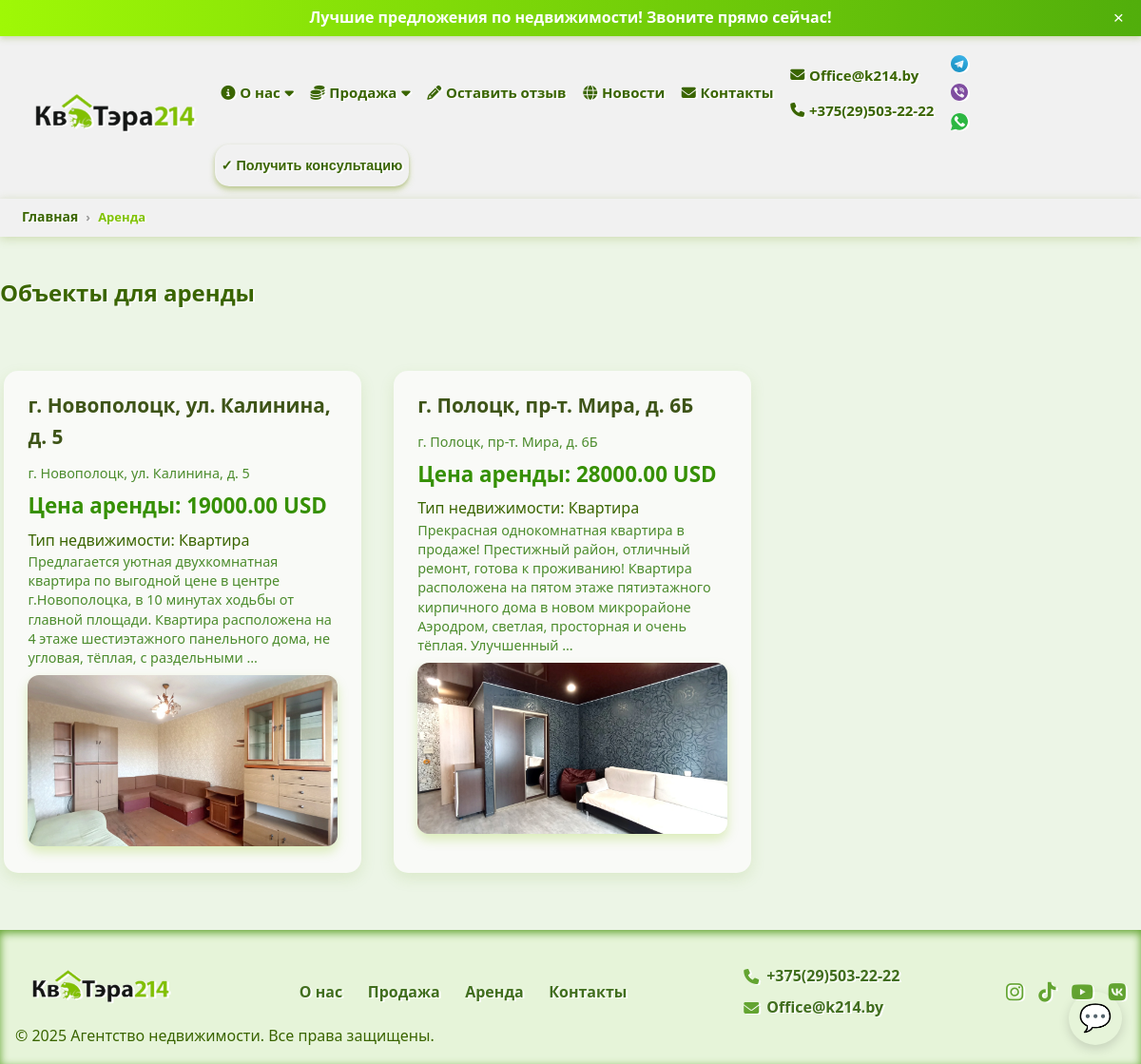
The app's page /rent/ with its own data.
### webapp/models.py (models this page shows, shortened)
class Contact(models.Model):
    name = models.CharField(max_length=255)
    phone = models.CharField(max_length=20, default='phone')
    phone_two = models.CharField(max_length=20, default='phone')
    email = models.EmailField()
    class Meta:
        verbose_name = "Контакт"
        verbose_name_plural = "Контакты"

class Messengers(models.Model):
    contact = models.ForeignKey(Contact, related_name='messengers', on_delete=models.CASCADE)
    name = models.CharField(max_length=100)
    url = models.URLField()
    icon_svg = models.FileField(upload_to='messenger_svgs/', blank=True, null=True, help_text='SVG файл иконки')
    is_had = models.BooleanField(default=True, verbose_name="В верхнее меню")
    class Meta:
        verbose_name = "Мессенджеры"
        verbose_name_plural = "Мессенджеры"

class Property(models.Model):
    CURRENCY_CHOICES = [
        ('USD', 'USD'),
        ('BYN', 'BYN'),
    ]
    name = models.CharField(max_length=255, verbose_name="Имя/Адрес")
    slug = models.SlugField(max_length=255, unique=True, blank=True, null=True, verbose_name="Для адресной строки ЮРЛ")
    city_name = models.CharField(max_length=255, default='город', verbose_name="Город")
    description = models.TextField(verbose_name="Описание")
    notes = models.TextField(default='Примечание', verbose_name="Примечание")
    address = models.CharField(max_length=500, verbose_name="Адрес")
    price = models.DecimalField(max_digits=12, decimal_places=2, verbose_name="Цена")
    floor = models.TextField(help_text='Этаж', verbose_name="Этаж", default=0)
    many_rooms = models.TextField(help_text='Сколько комнат', verbose_name="Сколько комнат", default=0)
    area = models.FloatField(help_text='Площадь в квадратных метрах', verbose_name="Полщадь м/кв")
    area_ga = models.FloatField(help_text='Площадь в гектарах/сотках', verbose_name="Площадь в гектарах/сотках", null=True, blank=True)
    date_posted = models.DateField(auto_now_add=True, verbose_name="Дата добавления")
    is_sale = models.BooleanField(default=True, verbose_name="Продается")
    is_top_ten = models.BooleanField(default=True, verbose_name="Топ 10")
    is_commercial = models.BooleanField(default=True, verbose_name="Коммерческая")
    is_rent = models.BooleanField(default=True, verbose_name="Сдается в аренду")
    is_active_new = models.BooleanField(default=True, verbose_name="Новое объявление")
    is_active_house = models.BooleanField(default=True, verbose_name="Дом")
    is_active_country_house = models.BooleanField(default=True, verbose_name="Загородный дом")
    is_active_apartment = models.BooleanField(default=True, verbose_name="Квартира")
    is_active_sold = models.BooleanField(default=False, verbose_name="Продан")
    contacts = models.ManyToManyField('Contact', related_name='properties', verbose_name="Контакты")
    currency = models.CharField(max_length=3, choices=[('USD', 'USD'), ('BYN', 'BYN')], default='USD', verbose_name="Валюта")
    class Meta:
        verbose_name = "Объекты"
        verbose_name_plural = "Объекты"

class PropertyPhoto(models.Model):
    property = models.ForeignKey(Property, related_name='photos', on_delete=models.CASCADE)
    photo = models.ImageField(upload_to='property_photos/')
    alt_text = models.CharField(max_length=255, blank=True)

class SocialNetwork(models.Model):
    contact = models.ForeignKey(Contact, related_name='social_networks', on_delete=models.CASCADE)
    name = models.CharField(max_length=100)
    url = models.URLField()
    icon = models.CharField(max_length=100, help_text='Название иконки (например, fa-facebook) или путь')
    is_had = models.BooleanField(default=True, verbose_name="В верхнее меню")
    class Meta:
        verbose_name = "Соц сети"
        verbose_name_plural = "Соц сети"

### webapp/views.py (the view, shortened to what this page needs)
# urls.py: path('rent/', views.rent, name='rent'),
def rent(request):
    properties = Property.objects.filter(is_rent=True)  # добавляем фильтр по аренде
    property_types = request.GET.getlist('property_type')
    direction = request.GET.get('direction', '').strip()
    if direction:
        properties = properties.filter(address__icontains=direction)
    price_min = request.GET.get('price_min')
    if price_min:
        try:
            price_min = float(price_min)
            properties = properties.filter(price__gte=price_min)
        except (ValueError, TypeError):
            pass
    price_max = request.GET.get('price_max')
    if price_max:
        try:
            price_max = float(price_max)
            properties = properties.filter(price__lte=price_max)
        except (ValueError, TypeError):
            pass
    currency = request.GET.get('currency')
    if currency in dict(Property.CURRENCY_CHOICES).keys():
        properties = properties.filter(currency=currency.upper())
    context = {
        'properties': properties,
    }
    return render(request, 'webapp/rent_page.html', context)

### webapp/context_processors.py (called while the page is built)
def contact_data(request):
    contact = Contact.objects.prefetch_related('social_networks', 'messengers').first()
    if contact:
        social_networks = contact.social_networks.filter(is_had=True)
        messengers = contact.messengers.filter(is_had=True)
    else:
        social_networks = []
        messengers = []
    return {
        'contact': contact,
        'social_networks': social_networks,
        'messengers': messengers,
    }

### webapp/templates/webapp/rent_page.html (shortened to what this page needs)
{% extends 'main/base.html' %}
{% load static %}
{% block content %}
    <nav class="breadcrumb-container" aria-label="breadcrumb">
        <ol class="breadcrumb-list">
            <li class="breadcrumb-item">
                <a href="{% url 'index' %}" class="nav-link">Главная</a>
            </li>
            <li class="breadcrumb-item active" aria-current="page">Аренда</li>
        </ol>
    </nav>
    <section>
        <div class="rent-container">
            <h1 class="page-title">Объекты для аренды</h1>
            {% if properties %}
                <div class="properties-list">
                    {% for property in properties %}
                        <div class="property-card">
                            <h2 class="property-name">
                                <a href="{% url 'rent_single' property.slug %}">{{ property.name }}</a>
                            </h2>
                            <p class="property-address">{{ property.address }}</p>
                            <p class="property-price">Цена аренды: {{ property.price }} USD</p>
                            <p class="property-type">
                                Тип недвижимости:
                                {% if property.is_active_apartment %}
                                    Квартира
                                {% elif property.is_active_house %}
                                    Дом
                                {% elif property.is_active_country_house %}
                                    Дача
                                {% elif property.is_active_new %}
                                    Новостройка
                                {% elif property.is_active_sold %}
                                    Продано
                                {% else %}
                                    Другой тип
                                {% endif %}
                            </p>
                            <p class="property-description">{{ property.description|truncatewords:30 }}</p>
                            <a href="{% url 'rent_single' property.slug %}">
                                {% if property.photos.all %}
                                    <div class="property-photos">
                                        <img src="{{ property.photos.all.0.photo.url }}"
                                             alt="{{ property.photos.all.0.alt_text }}"
                                             class="property-main-photo"/>
                                    </div>
                                {% endif %}
                            </a>
                        </div>
                    {% endfor %}
                </div>
            {% endif %}
        </div>
    </section>
{% endblock %}

### templates/main/base.html (shortened to what this page needs)
{% load static %}
<!DOCTYPE html>
<html lang="ru">
<head>
    <link href="https://cdnjs.cloudflare.com/ajax/libs/font-awesome/6.4.0/css/all.min.css" rel="stylesheet"/>
    <link rel="stylesheet" href="{% static 'webapp/css/style.css' %}"/>
</head>
<body>
<div id="top-bar" class="top-bar marquee-container">
    <span class="marquee-text">Лучшие предложения по недвижимости! Звоните прямо сейчас!</span>
    <button class="close-button" aria-label="Закрыть">&times;</button>
</div>
<header class="header">
    <div class="container header-container">
        <div class="logo">
            <a href="{% url 'index' %}">
                <img src="{% static 'webapp/images/logo_kvatera.png' %}" alt="Логотип агентства"/>
            </a>
        </div>
        <nav id="navMenu" class="nav" aria-hidden="true">
            <ul class="menu">
                <li class="dropdown sale-dropdown"><a href="{% url 'about' %}"><i class="fa-solid fa-info-circle"></i>
                    О нас<i
                            class="fa fa-caret-down"></i></a>
                </li>
                <li class="dropdown sale-dropdown">
                    <a href="{% url 'sale' %}"><i class="fa-solid fa-coins"></i> Продажа <i
                            class="fa fa-caret-down"></i></a>
                </li>
                <li><a href="{% url 'contacts' %}"><i class="fas fa-pencil-alt"></i> Оставить отзыв</a></li>
                <li><a href="{% url 'contacts' %}"><i class="fa-solid fa-globe"></i> Новости</a></li>
                <li><a href="{% url 'contacts' %}"><i class="fa-solid fa-envelope"></i> Контакты</a></li>
                <li class="contacts-menu">
                    <a href="mailto:{{ contact.email|urlencode }}"><i
                            class="fa-solid fa-envelope"></i> {{ contact.email }}</a>
                    <a href="tel:{{ contact.phone|urlencode }}"><i class="fa-solid fa-phone"></i> {{ contact.phone }}
                    </a>
                </li>
                <li class="messenger-menu">
                    {% for messenger in messengers %}
                        <a href="{{ messenger.url }}" aria-label="{{ messenger.name }}" target="_blank"
                           rel="noopener noreferrer">
                            {% if messenger.icon_svg %}
                                <img src="{{ messenger.icon_svg.url }}" alt="{{ messenger.name }}"
                                     class="messengers"/>
                            {% else %}
                                {{ messenger.name }}
                            {% endif %}
                        </a>
                    {% empty %}
                        <span>Мессенджеров нет</span>
                    {% endfor %}
                </li>
                <li>
                    <button class="btn-consultation" id="openConsultationBtn">✓ Получить консультацию</button>
                </li>
            </ul>
        </nav>
    </div>
    <div id="messenger-menu-always" aria-label="Мессенджер меню" role="navigation" class="messenger-menu-always">
        <button class="messenger-toggle" aria-expanded="false" aria-controls="messenger-options">
            💬
        </button>
    </div>
</header>
{% block content %}{% endblock %}
<footer class="footer">
    <div class="container footer-container">
        <div class="footer-logo">
            <img src="{% static 'webapp/images/logo_kvatera.png' %}" alt="Логотип агентства"/>
        </div>
        <nav class="footer-menu">
            <a href="{% url 'about' %}">О нас</a>
            <a href="{% url 'sale' %}">Продажа</a>
            <a href="{% url 'rent' %}">Аренда</a>
            <a href="{% url 'contacts' %}">Контакты</a>
        </nav>
        <div class="footer-contacts">
            <p>
                <i class="fa-solid fa-phone"></i>
                <a href="tel:{{ contact.phone|urlencode }}">{{ contact.phone }}</a>
            </p>
            <p>
                <i class="fa-solid fa-envelope"></i>
                <a href="mailto:{{ contact.email|urlencode }}">{{ contact.email }}</a>
            </p>
        </div>
        <div class="footer-social">
            {% for social in contact.social_networks.all %}
                <a href="{{ social.url }}" aria-label="{{ social.name }}" target="_blank" rel="noopener noreferrer">
                    <i class="{{ social.icon }}"></i>
                </a>
            {% empty %}
                <p>Соцсетей нет</p>
            {% endfor %}
        </div>
    </div>
    <div class="copyright">
        &copy; 2025 Агентство недвижимости. Все права защищены.
    </div>
</footer>
</body>
</html>

### records on screen
Contact: email "Office@k214.by", phone "+375(29)503-22-22"
Messengers: icon_svg (picture)
Messengers: icon_svg (picture)
Messengers: icon_svg (picture)
Property: name "г. Новополоцк, ул. Калинина, д. 5", address "г. Новополоцк, ул. Калинина, д. 5", price "19000.00", is_active_apartment "Квартира", description "Предлагается уютная двухкомнатная квартира по выгодной цене в центре г.Новополоцка, в 10 минутах ходьбы от главной площади. Квартира расположена на 4 этаже шестиэтажного панельного дома, не угловая, тёплая, с раздельными …", photos.all.0.photo (picture)
Property: name "г. Полоцк, пр-т. Мира, д. 6Б", address "г. Полоцк, пр-т. Мира, д. 6Б", price "28000.00", is_active_apartment "Квартира", description "Прекрасная однокомнатная квартира в продаже! Престижный район, отличный ремонт, готова к проживанию! Квартира расположена на пятом этаже пятиэтажного кирпичного дома в новом микрорайоне Аэродром, светлая, просторная и очень тёплая. Улучшенный …", photos.all.0.photo (picture)
